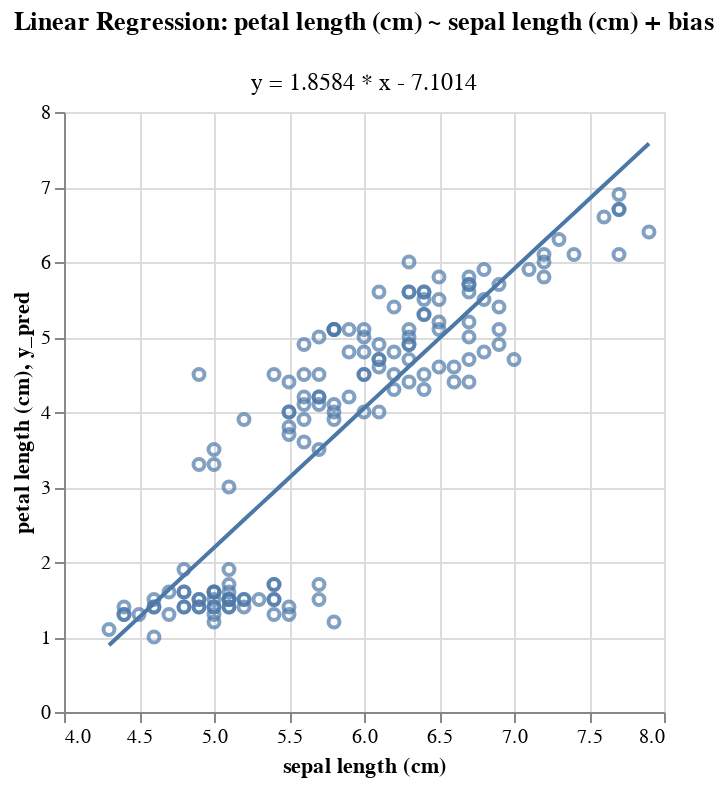

Notebook code cell kept with this figure:
### Code cell
# Just for fun, let's see how well can sepal length approximate petal length

plot = dia.plot_lstsq(
    x = "sepal length (cm)", 
    target = pl.col("petal length (cm)"), 
    add_bias=True
)
plot

### Figure 1 — Vega-Lite specification as saved in the notebook (floating-point values rounded to 4 significant figures; data arrays with more than 128 entries replaced by an {"elided": "..."} marker saying what was removed)
{"config": {"view": {"continuousWidth": 300, "continuousHeight": 300}, "autosize": "pad"}, "layer": [{"mark": {"type": "point"}, "encoding": {"x": {"field": "sepal length (cm)", "scale": {"zero": false}, "type": "quantitative"}, "y": {"field": "petal length (cm)", "type": "quantitative"}}, "title": {"text": ["Linear Regression: petal length (cm) ~ sepal length (cm) + bias", ""], "align": "center", "subtitle": "y = 1.8584 * x - 7.1014"}}, {"mark": {"type": "line"}, "encoding": {"x": {"field": "sepal length (cm)", "scale": {"zero": false}, "type": "quantitative"}, "y": {"field": "y_pred", "type": "quantitative"}}, "title": {"text": ["Linear Regression: petal length (cm) ~ sepal length (cm) + bias", ""], "align": "center", "subtitle": "y = 1.8584 * x - 7.1014"}}], "data": {"name": "data-a1d1aa9bbc977e4ee8eda00976300dea"}, "$schema": "https://vega.github.io/schema/vega-lite/v5.20.1.json", "datasets": {"data-a1d1aa9bbc977e4ee8eda00976300dea": {"elided": "150 records"}}}
